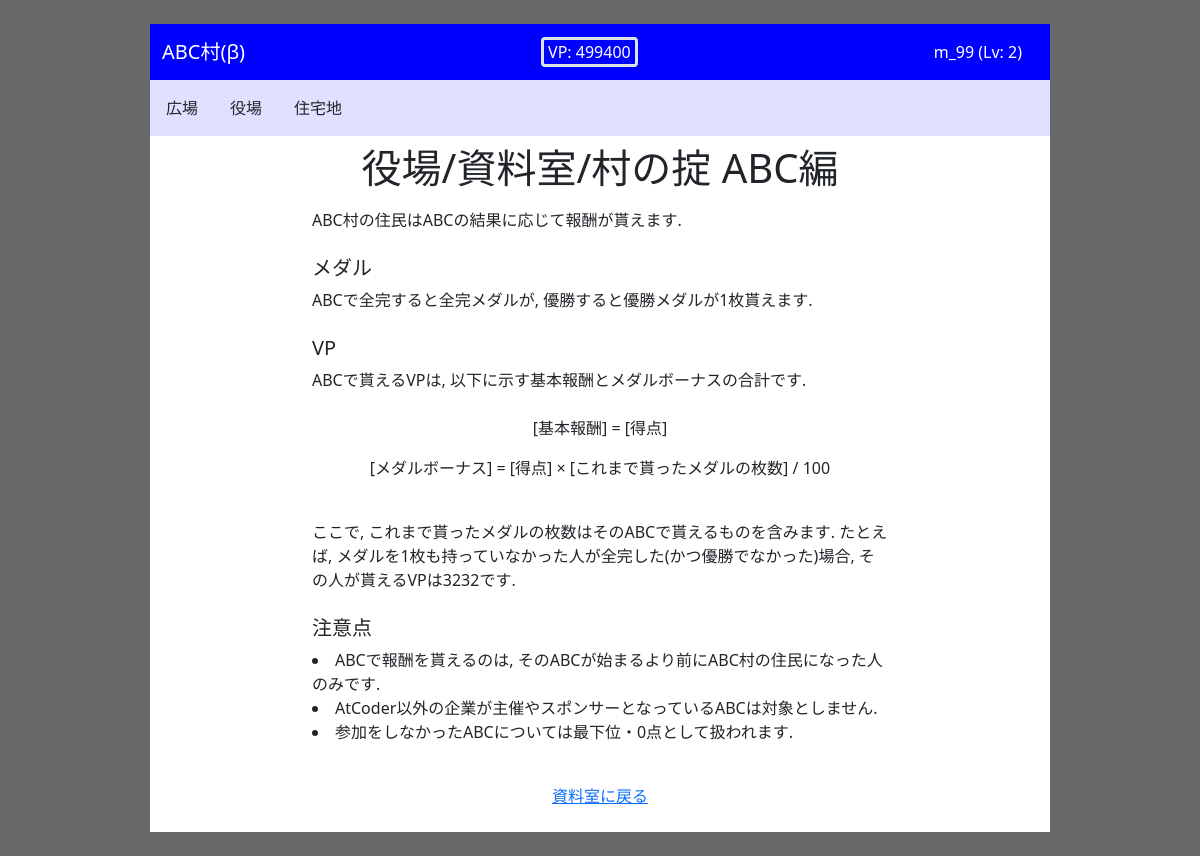
Screenshot of /documents/doc_ruleABC (signed in) with the database file from the repository.
### models.py (models this page shows, shortened)
class User(db.Model, UserMixin):
    id = db.Column(db.Integer, primary_key=True)
    username = db.Column(db.String(32), index=True)
    inner_username = db.Column(db.String(32), index=True)
    password = db.Column(db.Text)
    VP = db.Column(db.Integer)
    level = db.Column(db.Integer)
    register_time = db.Column(db.DateTime, default=datetime.now())
    champion_medal = db.Column(db.Integer, default=0)
    complete_medal = db.Column(db.Integer, default=0)
    special_medal = db.Column(db.Integer, default=0)

### module_yakuba.py (the view)
@module_yakuba.route('/documents/<document>', methods=['GET', 'POST'])
def document(document):
    if document == 'doc_needVP':
        return render_template(document + '.html', value=get_needVP())
    else:
        l = ["doc_ifBlue", "doc_ruleABC", "doc_ruleBattle"]
        if document in l:
            return render_template(document + '.html')
        else:
            return render_template('page_not_found.html')

### models.py (called while the page is built)
@login_manager.user_loader
def load_user(user_id):
    return User.query.get(user_id)

### templates/doc_ruleABC.html (shortened to what this page needs)
{% extends "base.html" %}
{% from "_helpers.html" import render_field %}
{% block container %}
<h1>役場/資料室/村の掟 ABC編</h1>
<p class="text-left">
    <div class="row">
    <span class="col-md-8 mx-auto" style="text-align:left">
        <div>ABC村の住民はABCの結果に応じて報酬が貰えます. </div>
        <br>
        <h5>メダル</h5>
        <div>
            ABCで全完すると全完メダルが, 優勝すると優勝メダルが1枚貰えます.
        </div>
        <br>
        <h5>VP</h5>
        <div>ABCで貰えるVPは, 以下に示す基本報酬とメダルボーナスの合計です.</div><br>
        <p class="text-center">[基本報酬] = [得点]</p>
        <p class="text-center">[メダルボーナス] = [得点] × [これまで貰ったメダルの枚数] / 100</p><br>
        <div>ここで, これまで貰ったメダルの枚数はそのABCで貰えるものを含みます. たとえば, メダルを1枚も持っていなかった人が全完した(かつ優勝でなかった)場合, その人が貰えるVPは3232です.</div>
        <br>
        <h5>注意点</h5>
        <li>ABCで報酬を貰えるのは, そのABCが始まるより前にABC村の住民になった人のみです.</li>
        <li>AtCoder以外の企業が主催やスポンサーとなっているABCは対象としません.</li>
        <li>参加をしなかったABCについては最下位・0点として扱われます.</li>
    </span>
    </div>
</p>
<br>
<a href="{{url_for('module_yakuba.documents')}}">資料室に戻る</a>
{% endblock %}

### templates/base.html (shortened to what this page needs)
<!DOCTYPE html>
<html lang="ja">
    <head>
        <link href="https://cdn.jsdelivr.net/npm/bootstrap@5.0.1/dist/css/bootstrap.min.css" rel="stylesheet">
        <link rel="stylesheet" href="https://cdnjs.cloudflare.com/ajax/libs/jquery.tablesorter/2.31.0/css/theme.default.min.css">
    </head>
    <nav class="navbar navbar-expand-lg navbar-dark mx-auto w-75 mt-4" style="background-color: #0000FF;">
        <div class="container-fluid ">
            <div class="nav-item">
                <a class="navbar-brand" href="{{url_for('module_basis.home')}}">ABC村(β)</a></div>
            {% if current_user.is_authenticated %}
                <div class="nav-item px-1 border border-3 rounded">
                    <span class="navbar-text text-white">VP: {{current_user.VP}}</span></div>
                <div class="nav-item">
                    <a class="nav-link text-white" href="{{url_for('module_juutakuti.user', username=current_user.username)}}">{{current_user.username}}
                (Lv: {{ current_user.level}}) </a></div>
            {% else %}
                <div class="nav-item">
                    <a class="nav-link text-white" href="{{url_for('module_regi.login')}}">入村/帰村</a></div>
            {% endif %}
        </div>
    </nav>
    <nav class="navbar navbar-expand-lg navbar-light mx-auto w-75" style="background-color: #E0E0FF;">
        <div class="nav-item">
            <a class="nav-link text-dark" href="{{url_for('module_hiroba.bbs')}}">広場</a>
        </div>
        <div class="nav-item">
            <a class="nav-link text-dark" href="{{url_for('module_yakuba.contests')}}">役場</a>
        </div>
        <div class="nav-item">
            <a class="nav-link text-dark" href="{{url_for('module_juutakuti.users')}}">住宅地</a>
        </div>
    </nav>
    <body>
        <div class="container mx-auto w-75 pt-2 pb-4 mb-4" style="background-color: #FFFFFF;">
            <div class="row">
                <span style="text-align:center">
                {% block container %}
                {% endblock %}
                </span>
            </div>
        </div>
    </body>
</html>

### templates/base.html (style rules this page uses)
body { background-color: dimgray; }

### rows the page displays
User: VP "499400", username "m_99", level "2"
